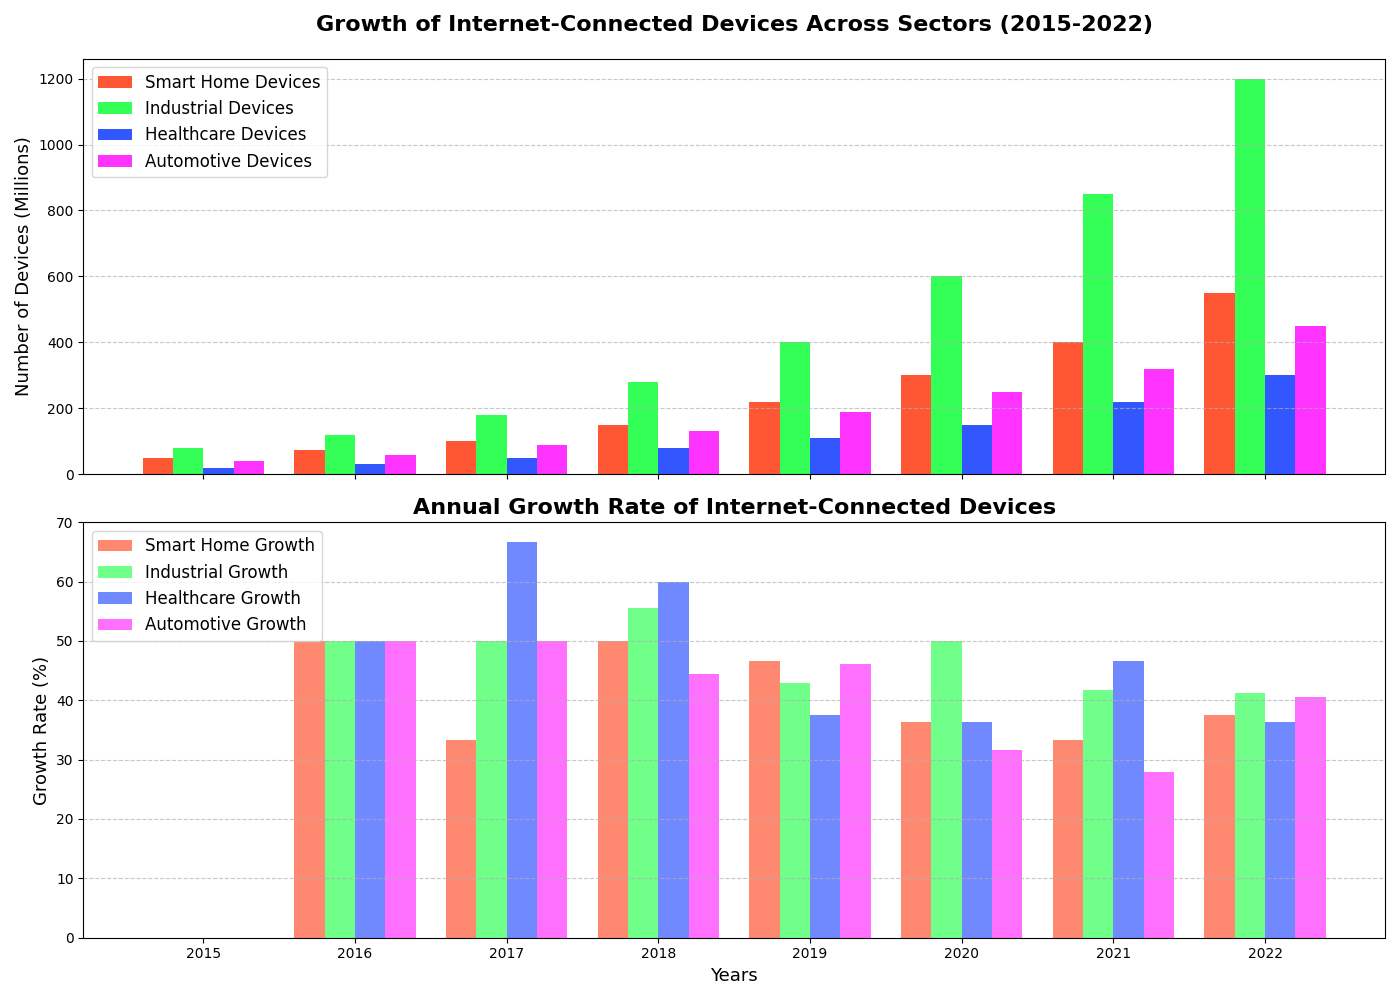

Recreate this plot in Python.
import matplotlib.pyplot as plt
import numpy as np

# Backstory:
# This chart visualizes the number of internet-connected devices in different sectors over the last few years,
# highlighting the shift towards a more interconnected world, where everything from homes to industries are becoming smarter.

# Data:
years = np.array([2015, 2016, 2017, 2018, 2019, 2020, 2021, 2022])
smart_home_devices = np.array([50, 75, 100, 150, 220, 300, 400, 550])
industrial_devices = np.array([80, 120, 180, 280, 400, 600, 850, 1200])
healthcare_devices = np.array([20, 30, 50, 80, 110, 150, 220, 300])
automotive_devices = np.array([40, 60, 90, 130, 190, 250, 320, 450])

# Create grouped bar width and positions
bar_width = 0.2
x_pos = np.arange(len(years))

# Create subplots
fig, (ax1, ax2) = plt.subplots(2, 1, figsize=(14, 10), sharex=True)

# Plot bar charts for each category
ax1.bar(x_pos - 1.5*bar_width, smart_home_devices, width=bar_width, label='Smart Home Devices', color='#FF5733')
ax1.bar(x_pos - 0.5*bar_width, industrial_devices, width=bar_width, label='Industrial Devices', color='#33FF57')
ax1.bar(x_pos + 0.5*bar_width, healthcare_devices, width=bar_width, label='Healthcare Devices', color='#3357FF')
ax1.bar(x_pos + 1.5*bar_width, automotive_devices, width=bar_width, label='Automotive Devices', color='#FF33FF')

# Set titles and labels
ax1.set_title('Growth of Internet-Connected Devices Across Sectors (2015-2022)', fontsize=16, fontweight='bold', pad=20)
ax1.set_ylabel('Number of Devices (Millions)', fontsize=13)
ax1.legend(loc='upper left', fontsize=12)
ax1.grid(axis='y', linestyle='--', alpha=0.7)

# Calculate growth percentages
def calculate_growth(data):
    return [(data[i] - data[i-1]) / data[i-1] * 100 if i > 0 else 0 for i in range(len(data))]

smart_home_growth = calculate_growth(smart_home_devices)
industrial_growth = calculate_growth(industrial_devices)
healthcare_growth = calculate_growth(healthcare_devices)
automotive_growth = calculate_growth(automotive_devices)

# Plot bar chart of growth rates
ax2.bar(x_pos - 1.5*bar_width, smart_home_growth, width=bar_width, label='Smart Home Growth', color='#FF5733', alpha=0.7)
ax2.bar(x_pos - 0.5*bar_width, industrial_growth, width=bar_width, label='Industrial Growth', color='#33FF57', alpha=0.7)
ax2.bar(x_pos + 0.5*bar_width, healthcare_growth, width=bar_width, label='Healthcare Growth', color='#3357FF', alpha=0.7)
ax2.bar(x_pos + 1.5*bar_width, automotive_growth, width=bar_width, label='Automotive Growth', color='#FF33FF', alpha=0.7)

# Set labels for the second subplot
ax2.set_title('Annual Growth Rate of Internet-Connected Devices', fontsize=16, fontweight='bold')
ax2.set_xlabel('Years', fontsize=13)
ax2.set_ylabel('Growth Rate (%)', fontsize=13)
ax2.set_xticks(x_pos)
ax2.set_xticklabels(years)
ax2.grid(axis='y', linestyle='--', alpha=0.7)
ax2.legend(loc='upper left', fontsize=12)

# Automatically adjust layout to prevent overlap
plt.tight_layout()

# Display the plot
plt.show()
